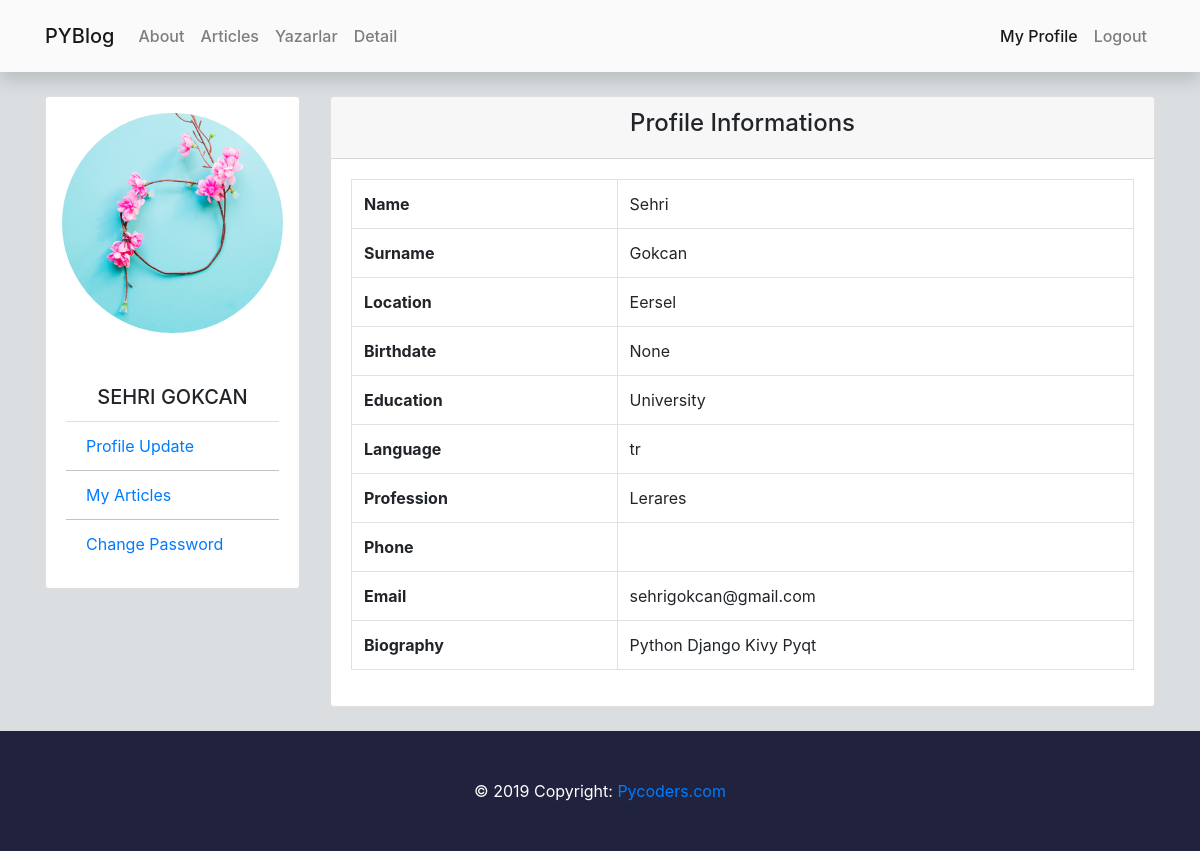
Screenshot of /user/profile (signed in) with the database file from the repository.
### user/models.py (models this page shows, shortened)
class Profile(models.Model):
    USER = 'User'
    AUTHOR = 'Author'
    EDITOR = 'Editor'
    ROLE_CHOICES = (
        (USER, 'User'),
        (AUTHOR, 'Author'),
        (EDITOR, 'Editor'),
    )
    HIGH_SCHOOL = 'High School'
    UNIVERSITY = 'University'
    MASTER_DEGRE = 'Master Degree'
    PHD = 'Phd'
    ROLE_CHOICES1 = (
        (HIGH_SCHOOL, 'High School'),
        (UNIVERSITY, 'University'),
        (MASTER_DEGRE, 'Master Degree'),
        (PHD, 'Phd'),
    )
    user = models.OneToOneField(User, on_delete=models.CASCADE)
    first_name = models.CharField(max_length=30)
    last_name = models.CharField(max_length=30)
    image = models.ImageField(default='profile_pics/default.jpg', upload_to='profile_pics')
    role = models.CharField(max_length=30,choices=ROLE_CHOICES, null=True, blank=True)
    location = models.CharField(max_length=30, blank=True)
    birthdate = models.DateField(null=True, blank=True)
    education = models.CharField(max_length=50 ,choices=ROLE_CHOICES1, null=True, blank=True)
    language = LanguageField(max_length=30,blank=True, help_text='The languages that you can speak')
    profession = models.CharField(max_length=50,blank=True, help_text='Profession')
    phone = PhoneNumberField(blank=True, help_text='Contact phone number')
    email = models.CharField(max_length=50, blank=True)
    biography = models.TextField(max_length=500, blank=True,  help_text='Biography')

### user/views.py (the view)
# urls.py: path('profile', views.profile, name='profile'),
@login_required(login_url="user:login")
def profile(request):
    profile = request.user.profile
    return render(request, 'profile.html', {
        'profile': profile
    })

### templates/profile.html
{% extends 'layout.html' %}
{% load static %}
{% block body %}
<div class="container">
   {% if not profile.user %}
      <div class="alert alert-danger">
         <p>You have an empty profile.</p>
         <a href="{% url 'user:edit_profile' %}">Add some info</a>
      </div>
   {% else %}
   <div class="row">
      <div class="col-md-3">
         <div class="card">
            <div class="p-3 mb-3">
               {% if profile.image %}
                  <img src="/media/{{profile.image}}" class="img-fluid rounded-circle" alt="" />
               {% else %}
                  <img src=" {% static 'img/images.png' %}" class="img-fluid rounded-circle" alt="" />
               {% endif %}
            </div>
            <div class="card-body">
               <h5 class="card-title text-center">{{profile.first_name|upper}} {{profile.last_name|upper}}</h5>
               <div class="list-group list-group-flush">
                     <a class="list-group-item bg-transparent" href="{% url 'user:edit_profile' %}">Profile Update</a>
                     <a class="list-group-item bg-transparent" href="{% url 'article:creat' %}">My Articles</a>
                     <a class="list-group-item bg-transparent" href="{% url 'password_change' %}">Change Password</a>
               </div>
            </div>
         </div>
      </div>
      <div class="col-md-9">
         <div class="card">
            <div class="card-header">
               <h4 class="text-center">Profile Informations</h4>
            </div>
            <div class="card-body">
               <table class="table table-bordered table-hover">
                  <tbody>
                     <tr>
                        <th scope="row">Name</th><td>{{profile.first_name}}</td>
                     </tr>
                     <tr>
                        <th scope="row">Surname</th><td>{{profile.last_name}}</td>
                     </tr>
                     <tr>
                        <th scope="row">Location</th><td>{{profile.location}}</td>
                     </tr>
                     <tr>
                        <th scope="row">Birthdate</th><td>{{profile.birthdate}}</td>
                     </tr>
                     <tr>
                        <th scope="row">Education</th><td>{{profile.education}}</td>
                     </tr>
                     <tr>
                        <th scope="row">Language</th><td>{{profile.language}}</td>
                     </tr>
                     <tr>
                        <th scope="row">Profession</th><td>{{profile.profession}}</td>
                     </tr>
                     <tr>
                        <th scope="row">Phone</th><td>{{profile.phone}}</td>
                     </tr>
                     <tr>
                        <th scope="row">Email</th><td>{{profile.email}}</td>
                     </tr>
                     <tr>
                        <th scope="row">Biography</th><td>{{profile.biography}}</td>
                     </tr>
                  </tbody>
               </table>
            </div>
         </div>
      </div>
   </div>
   {% endif %}
</div>
{% endblock body %}

### static/css/style.css (style rules this page uses)
body { background-color: #dbdee0; overflow-x: hidden; }

### rows the page displays
Profile: image (picture), first_name "SEHRI", last_name "GOKCAN", first_name "Sehri", last_name "Gokcan", location "Eersel", birthdate "None", education "University", language "tr", profession "Lerares", email "sehrigokcan@gmail.com", biography "Python Django Kivy Pyqt"
